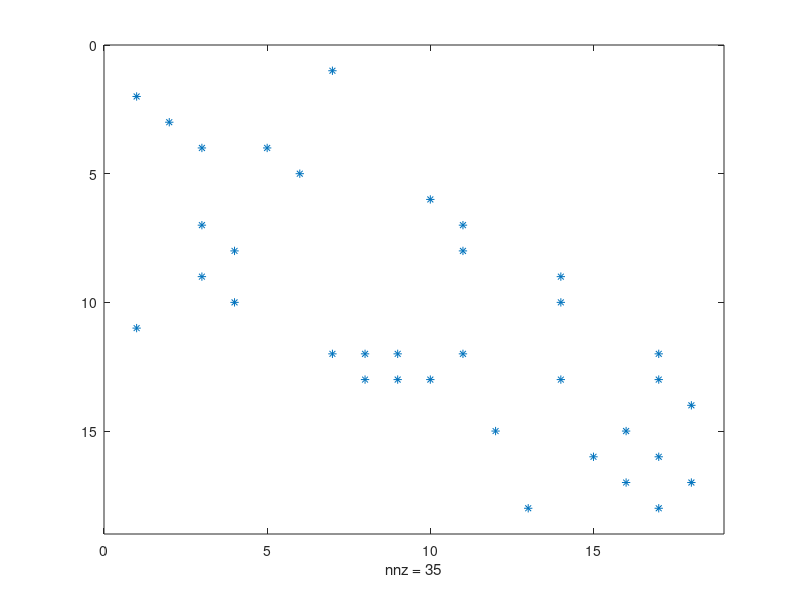

Here is the MATLAB script that generated this plot: (Note: this script raises an error after producing the figure.)
G = zeros(18,18);

G(2,1) = 1;
G(11,1) = 1;

G(3,2) = 1;

G(4,3) = 1;
G(7,3) = 1;
G(9,3) = 1;

G(8,4) = 1;
G(10,4) = 1;

G(4,5) = 1;

G(5,6) = 1;

G(1,7) = 1;
G(12,7) = 1;

G(12,8) = 1;
G(13,8) = 1;

G(12,9) = 1;
G(13,9) = 1;

G(6,10) = 1;
G(13,10) = 1;

G(7,11) = 1;
G(8,11) = 1;
G(12,11) = 1;

G(15,12) = 1;

G(18,13) = 1;

G(9,14) = 1;
G(10,14) = 1;
G(13,14) = 1;

G(16,15) = 1;

G(15,16) = 1;
G(17,16) = 1;

G(12,17) = 1;
G(13,17) = 1;
G(16,17) = 1;
G(18,17) = 1;

G(14,18) = 1;
G(17,18) = 1;

fig1 = figure(1);
spy(G);
saveas(fig1,'spy.png','png');

fig2 = figure(2);
pr1 = MyPageRank(G, 0.85);
bar(1:18,pr1);
title('Page Rank alpha=0.85');
xlabel('Page Number');
ylabel('Probability');
saveas(fig2,'pageranks_b.png','png');

fig3 = figure(3);
pr2 = MyPageRank(G, 0.5);
bar(1:18,pr2);
title('Page Rank alpha=0.5');
xlabel('Page Number');
ylabel('Probability');
saveas(fig3,'pageranks_c.png','png');

% sorted ranking output

[S, I] = sort(pr1,'descend');
[S, I] = sortrows( [ I S] );

[S2, I2] = sort(pr2,'descend');
[S2, I2] = sortrows( [ I2 S2] );

change = I-I2;

ret = [ [1:18]' S(:,2) I S2(:,2) I2 change]
